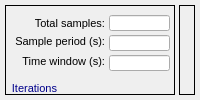
     <widget class="QWidget" name="tab_time">
      <attribute name="title">
       <string>Time data</string>
      </attribute>
      <layout class="QGridLayout" name="gridLayout">
       <property name="leftMargin">
        <number>5</number>
       </property>
       <property name="topMargin">
        <number>5</number>
       </property>
       <property name="rightMargin">
        <number>5</number>
       </property>
       <property name="bottomMargin">
        <number>5</number>
       </property>
       <property name="horizontalSpacing">
        <number>4</number>
       </property>
       <item row="0" column="1">
        <widget class="QFrame" name="graphFrame">
         <property name="sizePolicy">
          <sizepolicy hsizetype="Expanding" vsizetype="Expanding">
           <horstretch>0</horstretch>
           <verstretch>0</verstretch>
          </sizepolicy>
         </property>
         <property name="layoutDirection">
          <enum>Qt::LeftToRight</enum>
         </property>
         <property name="autoFillBackground">
          <bool>true</bool>
         </property>
         <property name="frameShape">
          <enum>QFrame::Box</enum>
         </property>
         <property name="frameShadow">
          <enum>QFrame::Plain</enum>
         </property>
         <property name="lineWidth">
          <number>1</number>
         </property>
         <property name="midLineWidth">
          <number>1</number>
         </property>
        </widget>
       </item>
       <item row="0" column="0">
        <widget class="QFrame" name="dataFrame">
         <property name="sizePolicy">
          <sizepolicy hsizetype="Fixed" vsizetype="MinimumExpanding">
           <horstretch>0</horstretch>
           <verstretch>0</verstretch>
          </sizepolicy>
         </property>
         <property name="minimumSize">
          <size>
           <width>170</width>
           <height>0</height>
          </size>
         </property>
         <property name="font">
          <font>
           <pointsize>8</pointsize>
          </font>
         </property>
         <property name="autoFillBackground">
          <bool>true</bool>
         </property>
         <property name="frameShape">
          <enum>QFrame::Box</enum>
         </property>
         <property name="frameShadow">
          <enum>QFrame::Plain</enum>
         </property>
         <widget class="QLineEdit" name="totalSamplesTime">
          <property name="geometry">
           <rect>
            <x>104</x>
            <y>10</y>
            <width>61</width>
            <height>16</height>
           </rect>
          </property>
          <property name="readOnly">
           <bool>true</bool>
          </property>
         </widget>
         <widget class="QLabel" name="label">
          <property name="geometry">
           <rect>
            <x>24</x>
            <y>10</y>
            <width>76</width>
            <height>16</height>
           </rect>
          </property>
          <property name="text">
           <string>Total samples:</string>
          </property>
          <property name="alignment">
           <set>Qt::AlignRight|Qt::AlignTrailing|Qt::AlignVCenter</set>
          </property>
         </widget>
         <widget class="QLineEdit" name="samplingPeriod">
          <property name="geometry">
           <rect>
            <x>104</x>
            <y>30</y>
            <width>61</width>
            <height>16</height>
           </rect>
          </property>
          <property name="readOnly">
           <bool>true</bool>
          </property>
         </widget>
         <widget class="QLabel" name="label_3">
          <property name="geometry">
           <rect>
            <x>3</x>
            <y>28</y>
            <width>97</width>
            <height>16</height>
           </rect>
          </property>
          <property name="frameShape">
           <enum>QFrame::NoFrame</enum>
          </property>
          <property name="text">
           <string>Sample period (s):</string>
          </property>
          <property name="alignment">
           <set>Qt::AlignRight|Qt::AlignTrailing|Qt::AlignVCenter</set>
          </property>
         </widget>
         <widget class="QLineEdit" name="timeWindow">
          <property name="geometry">
           <rect>
            <x>104</x>
            <y>50</y>
            <width>61</width>
            <height>16</height>
           </rect>
          </property>
          <property name="readOnly">
           <bool>true</bool>
          </property>
         </widget>
         <widget class="QLabel" name="label_7">
          <property name="geometry">
           <rect>
            <x>14</x>
            <y>48</y>
            <width>86</width>
            <height>16</height>
           </rect>
          </property>
          <property name="frameShape">
           <enum>QFrame::NoFrame</enum>
          </property>
          <property name="text">
           <string>Time window (s):</string>
          </property>
          <property name="alignment">
           <set>Qt::AlignRight|Qt::AlignTrailing|Qt::AlignVCenter</set>
          </property>
         </widget>
         <widget class="QGroupBox" name="groupBox_2">
          <property name="geometry">
           <rect>
            <x>5</x>
            <y>75</y>
            <width>160</width>
            <height>57</height>
           </rect>
          </property>
          <property name="styleSheet">
           <string notr="true">QGroupBox:title {color: darkBlue;}</string>
          </property>
          <property name="title">
           <string>Iterations</string>
          </property>
          <widget class="QLabel" name="label_5">
           <property name="geometry">
            <rect>
             <x>68</x>
             <y>32</y>
             <width>46</width>
             <height>16</height>
            </rect>
           </property>
           <property name="styleSheet">
            <string notr="true">QLabel {color: darkBlue;}</string>
           </property>
           <property name="text">
            <string>Current:</string>
           </property>
          </widget>
          <widget class="QSpinBox" name="spinBoxTime">
           <property name="geometry">
            <rect>
             <x>113</x>
             <y>28</y>
             <width>41</width>
             <height>23</height>
            </rect>
           </property>
           <property name="readOnly">
            <bool>false</bool>
           </property>
           <property name="suffix">
            <string/>
           </property>
           <property name="minimum">
            <number>1</number>
           </property>
           <property name="maximum">
            <number>100</number>
           </property>
          </widget>
          <widget class="QLineEdit" name="totalIterationsTime">
           <property name="geometry">
            <rect>
             <x>32</x>
             <y>30</y>
             <width>31</width>
             <height>18</height>
            </rect>
           </property>
           <property name="styleSheet">
            <string notr="true">QLineEdit{color: darkBlue}</string>
           </property>
           <property name="readOnly">
            <bool>true</bool>
           </property>
          </widget>
          <widget class="QLabel" name="label_6">
           <property name="geometry">
            <rect>
             <x>6</x>
             <y>30</y>
             <width>25</width>
             <height>16</height>
            </rect>
           </property>
           <property name="styleSheet">
            <string notr="true">QLabel{color: darkBlue;}</string>
           </property>
           <property name="text">
            <string>Tot:</string>
           </property>
           <property name="alignment">
            <set>Qt::AlignRight|Qt::AlignTrailing|Qt::AlignVCenter</set>
           </property>
          </widget>
         </widget>
         <widget class="QGroupBox" name="groupBox_5">
          <property name="geometry">
           <rect>
            <x>5</x>
            <y>134</y>
            <width>160</width>
            <height>83</height>
           </rect>
          </property>
          <property name="title">
           <string>Grid lines</string>
          </property>
          <widget class="QCheckBox" name="checkBoxMajorGrid">
           <property name="geometry">
            <rect>
             <x>10</x>
             <y>24</y>
             <width>124</width>
             <height>17</height>
            </rect>
           </property>
           <property name="text">
            <string>Display major grid</string>
           </property>
           <property name="checked">
            <bool>false</bool>
           </property>
          </widget>
          <widget class="QCheckBox" name="checkBoxMinorGrid">
           <property name="geometry">
            <rect>
             <x>10</x>
             <y>42</y>
             <width>124</width>
             <height>17</height>
            </rect>
           </property>
           <property name="text">
            <string>Display minor grid</string>
           </property>
          </widget>
          <widget class="QCheckBox" name="checkBoxLegend">
           <property name="geometry">
            <rect>
             <x>10</x>
             <y>60</y>
             <width>104</width>
             <height>17</height>
            </rect>
           </property>
           <property name="text">
            <string>Display legend</string>
           </property>
           <property name="checked">
            <bool>false</bool>
           </property>
          </widget>
         </widget>
         <widget class="QGroupBox" name="groupBox_7">
          <property name="geometry">
           <rect>
            <x>6</x>
            <y>314</y>
            <width>159</width>
            <height>90</height>
           </rect>
          </property>
          <property name="title">
           <string>Time axis min/max settings</string>
          </property>
          <widget class="QLineEdit" name="minTime">
           <property name="geometry">
            <rect>
             <x>92</x>
             <y>24</y>
             <width>61</width>
             <height>16</height>
            </rect>
           </property>
          </widget>
          <widget class="QLineEdit" name="maxTime">
           <property name="geometry">
            <rect>
             <x>92</x>
             <y>44</y>
             <width>61</width>
             <height>16</height>
            </rect>
           </property>
          </widget>
          <widget class="QLabel" name="label_8">
           <property name="geometry">
            <rect>
             <x>26</x>
             <y>20</y>
             <width>61</width>
             <height>20</height>
            </rect>
           </property>
           <property name="text">
            <string>Time (min):</string>
           </property>
           <property name="alignment">
            <set>Qt::AlignRight|Qt::AlignTrailing|Qt::AlignVCenter</set>
           </property>
          </widget>
          <widget class="QLabel" name="label_9">
           <property name="geometry">
            <rect>
             <x>24</x>
             <y>40</y>
             <width>63</width>
             <height>20</height>
            </rect>
           </property>
           <property name="text">
            <string>Time (max):</string>
           </property>
           <property name="alignment">
            <set>Qt::AlignRight|Qt::AlignTrailing|Qt::AlignVCenter</set>
           </property>
          </widget>
          <widget class="QPushButton" name="actionTimeWindow">
           <property name="geometry">
            <rect>
             <x>38</x>
             <y>64</y>
             <width>75</width>
             <height>21</height>
            </rect>
           </property>
           <property name="text">
            <string>Apply</string>
           </property>
          </widget>
         </widget>
         <widget class="QGroupBox" name="groupBox_32">
          <property name="geometry">
           <rect>
            <x>6</x>
            <y>220</y>
            <width>159</width>
            <height>91</height>
           </rect>
          </property>
          <property name="title">
           <string>Y-axis min/max settings</string>
          </property>
          <widget class="QLineEdit" name="startYAxisTime">
           <property name="geometry">
            <rect>
             <x>92</x>
             <y>24</y>
             <width>61</width>
             <height>16</height>
            </rect>
           </property>
          </widget>
          <widget class="QLineEdit" name="endYAxisTime">
           <property name="geometry">
            <rect>
             <x>92</x>
             <y>44</y>
             <width>61</width>
             <height>16</height>
            </rect>
           </property>
          </widget>
          <widget class="QLabel" name="label_45">
           <property name="geometry">
            <rect>
             <x>24</x>
             <y>20</y>
             <width>64</width>
             <height>20</height>
            </rect>
           </property>
           <property name="text">
            <string>Start value:</string>
           </property>
           <property name="alignment">
            <set>Qt::AlignRight|Qt::AlignTrailing|Qt::AlignVCenter</set>
           </property>
          </widget>
          <widget class="QLabel" name="label_46">
           <property name="geometry">
            <rect>
             <x>12</x>
             <y>40</y>
             <width>76</width>
             <height>20</height>
            </rect>
           </property>
           <property name="text">
            <string>End value:</string>
           </property>
           <property name="alignment">
            <set>Qt::AlignRight|Qt::AlignTrailing|Qt::AlignVCenter</set>
           </property>
          </widget>
          <widget class="QPushButton" name="actionTimeWindowYAxis">
           <property name="geometry">
            <rect>
             <x>40</x>
             <y>64</y>
             <width>75</width>
             <height>21</height>
            </rect>
           </property>
           <property name="text">
            <string>Apply</string>
           </property>
          </widget>
         </widget>
        </widget>
       </item>
      </layout>
     </widget>
